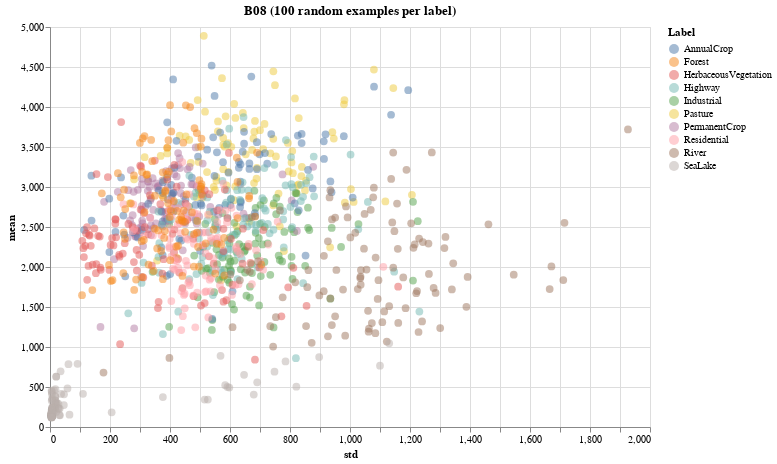

This figure's notebook cell:
### Code cell
figura['B08']

### Figure 1 — Vega-Lite specification as saved in the notebook (floating-point values rounded to 4 significant figures; data arrays with more than 128 entries replaced by an {"elided": "..."} marker saying what was removed)
{"config": {"view": {"continuousWidth": 400, "continuousHeight": 300}}, "data": {"name": "data-558b91cc3bb0e8ae5d6fb1223838ac66"}, "mark": {"type": "circle", "size": 60}, "encoding": {"color": {"type": "nominal", "field": "Label"}, "opacity": {"value": 0.5}, "x": {"type": "quantitative", "field": "std"}, "y": {"type": "quantitative", "field": "mean"}}, "height": 400, "title": "B08 (100 random examples per label)", "width": 600, "$schema": "https://vega.github.io/schema/vega-lite/v4.8.1.json", "datasets": {"data-558b91cc3bb0e8ae5d6fb1223838ac66": {"elided": "1000 records"}}}
